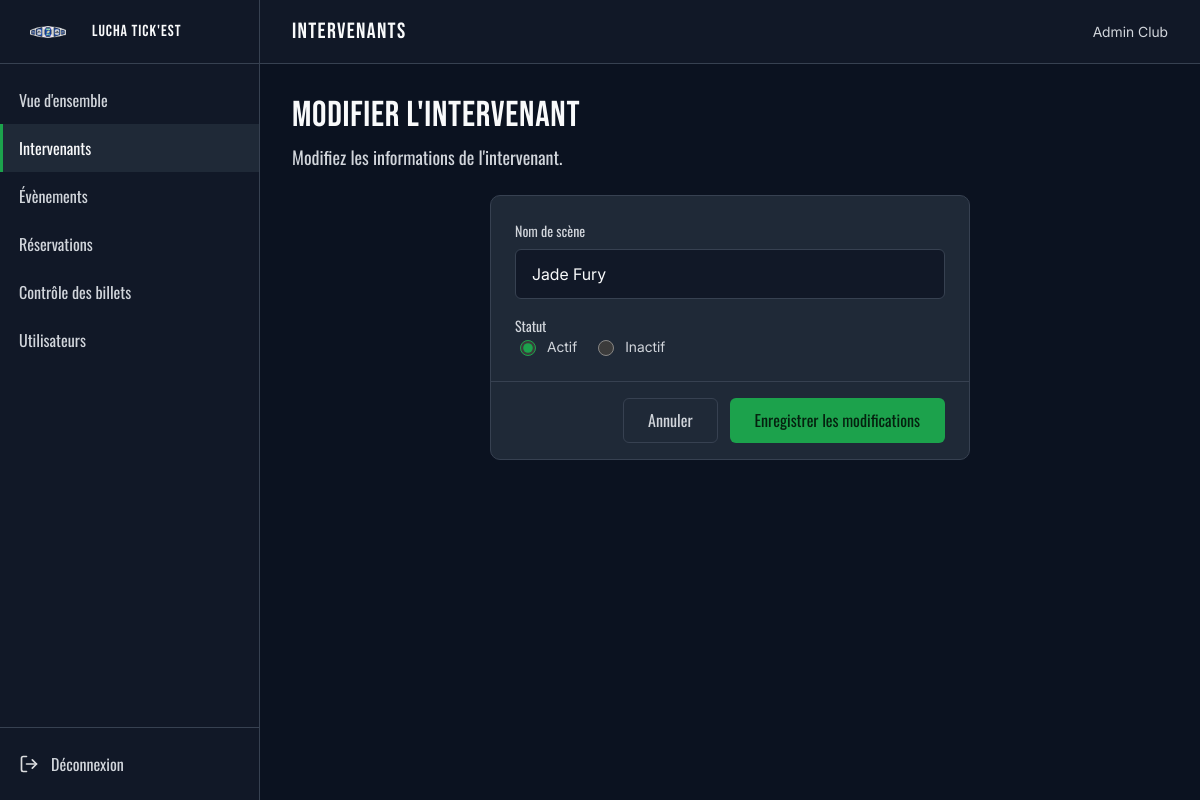
The app's page /admin/intervenant-form-modification.php?id=8 (signed in), older data.
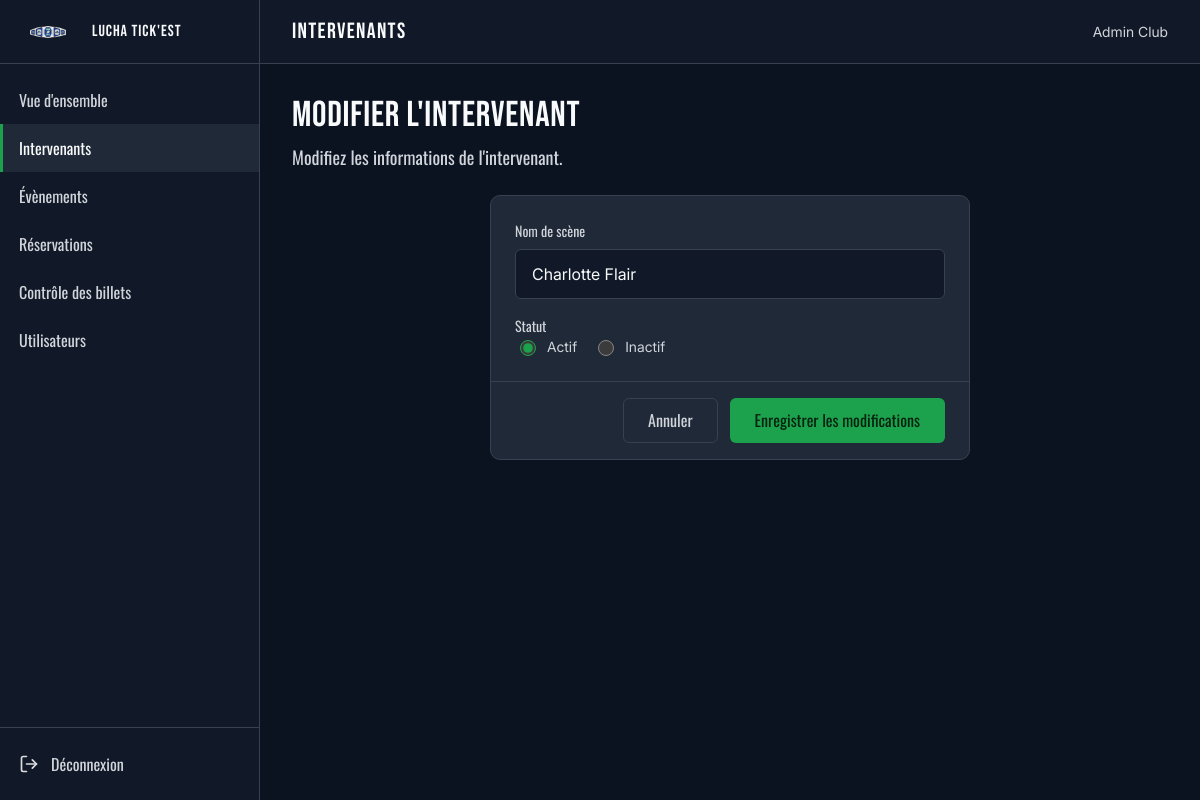
The same page, newer data.
### tables this page shows
CREATE TABLE intervenant (
    id_intervenant INT NOT NULL AUTO_INCREMENT,
    nom_scene VARCHAR(100) NOT NULL,
    statut_intervenant VARCHAR(10) NOT NULL DEFAULT 'ACTIF',

    CONSTRAINT pk_intervenant
        PRIMARY KEY (id_intervenant),

    CONSTRAINT uq_intervenant_nom_scene
        UNIQUE (nom_scene),

    CONSTRAINT chk_intervenant_nom_scene_non_vide
        CHECK (
            CHAR_LENGTH(TRIM(nom_scene)) > 0
        ),

    CONSTRAINT chk_intervenant_statut
        CHECK (
            statut_intervenant IN ('ACTIF', 'INACTIF')
        )
);

### public/admin/intervenant-form-modification.php (called while the page is built, shortened)
<?php
require dirname(__DIR__, 2) . '/config/bootstrap.php';
$idIntervenant = (int) ($_GET['id'] ?? 0);
$intervenantRepository = new IntervenantRepository($pdo);
$intervenant = $intervenantRepository->findById($idIntervenant);
$nomScene = $intervenant['nom_scene'];
$statut = $intervenant['statut_intervenant'];
require dirname(__DIR__, 2) . '/app/Views/layouts/admin.php';

### app/Repositories/IntervenantRepository.php (called while the page is built, shortened)
<?php
class IntervenantRepository
{
    private PDO $pdo;
    public function __construct(PDO $pdo)
    {
        $this->pdo = $pdo;
    }
    public function findById(int $id): ?array
    {
        $statement = $this->pdo->prepare(
            'SELECT
            id_intervenant,
            nom_scene,
            statut_intervenant
        FROM intervenant
        WHERE id_intervenant = :id'
        );
        $statement->execute([
            'id' => $id,
        ]);
        $intervenant = $statement->fetch();
        return $intervenant ?: null;
    }
}

### app/Views/pages/admin/intervenant-form-modification.php (the view, shortened to what this page needs)
<main class="admin-content">
    <div class="admin-header">
        <div class="admin-header__text">
            <h1>Modifier l'intervenant</h1>
            <p class="admin-header__description">Modifiez les informations de l'intervenant.</p>
        </div>
    </div>
    <div class="admin-centered">
        <form class="panel" method="post" novalidate>
            <div class="panel__body">
                <div class="form">
                    <div class="field">
                        <label class="field__label" for="scene">Nom de scène</label>
                        <input class="input<?= isset($erreurs['nom_scene']) ? ' is-invalid' : '' ?>" type="text"
                            id="scene" name="nom_scene" maxlength="100" placeholder="Ex. Triple H"
                            value="<?= htmlspecialchars($nomScene, ENT_QUOTES, 'UTF-8') ?>" required>
                    </div>
                    <fieldset class="field">
                        <legend class="field__label">Statut</legend>
                        <div class="radio-row">
                            <label class="radio">
                                <input type="radio" name="statut" value="ACTIF" <?= $statut === 'ACTIF' ? 'checked' : '' ?>>
                                Actif
                            </label>
                            <label class="radio">
                                <input type="radio" name="statut" value="INACTIF" <?= $statut === 'INACTIF' ? 'checked' : '' ?>>
                                Inactif
                            </label>
                        </div>
                    </fieldset>
                </div>
            </div>
            <div class="panel__foot">
                <a class="btn btn--ghost" href="/admin/intervenants.php">Annuler</a>
                <button class="btn btn--primary" type="submit">Enregistrer les modifications</button>
            </div>
        </form>
    </div>
</main>

Row changes from the older to the newer data that the page shows:
changed intervenant "☑ Actif": nom_scene "Jade Fury" → "Charlotte Flair"
